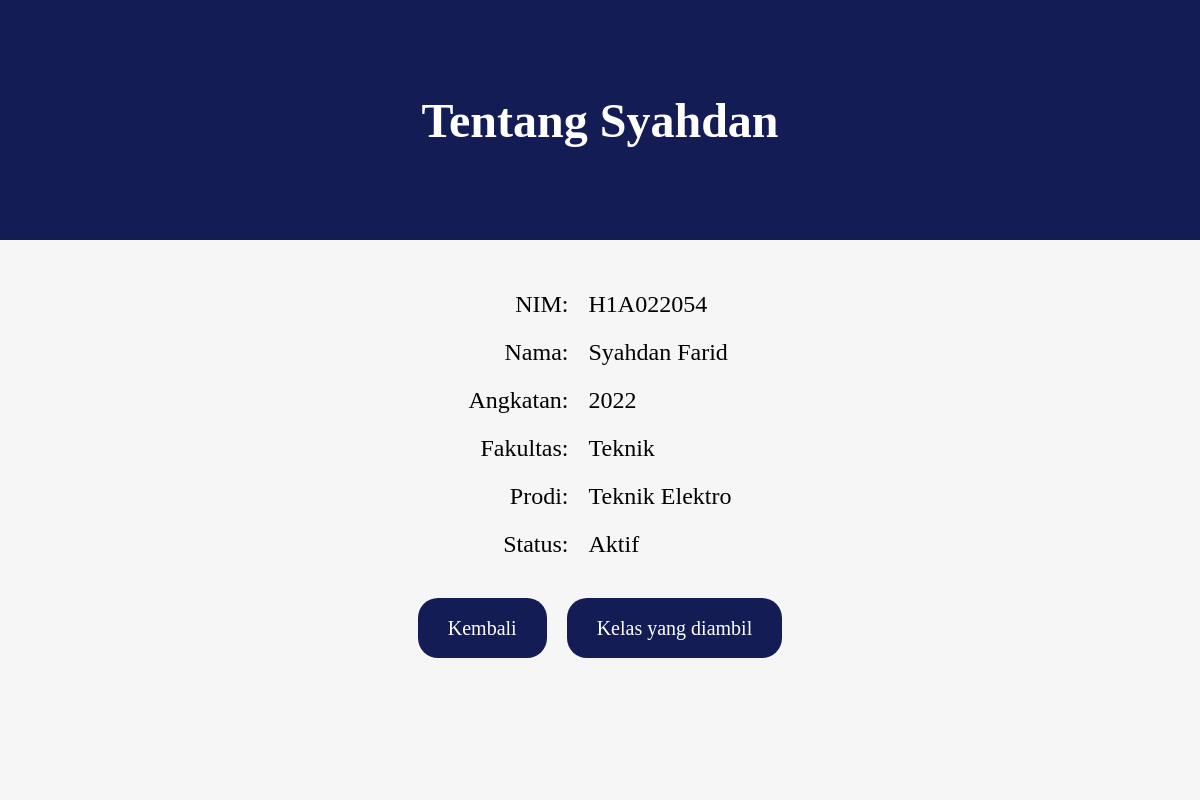
Screenshot of /tki/details/2 with the database file from the repository.
### tki/models.py (models this page shows, shortened)
class Tki(models.Model):
    firstname = models.CharField(max_length=255)
    lastname = models.CharField(max_length=255)
    nim = models.CharField(max_length=255, null=True)
    angkatan = models.CharField(max_length=255, null=True)
    fakultas = models.CharField(max_length=255, null=True)
    prodi = models.CharField(max_length=255, null=True)
    status = models.CharField(max_length=255, null=True)

### tki/views.py (the view)
# urls.py: path('tki/details/<int:id>', views.details, name='details'),
def details(request, id):
  sometki = Tki.objects.get(id=id)
  template = loader.get_template('details.html')
  context = {
    'sometki': sometki,
  }
  return HttpResponse(template.render(context, request))

### tki/templates/details.html (shortened to what this page needs)
{% extends "master.html" %}
{% block content %}
    <div class="header">
        <h1>
            Tentang {{sometki.firstname}}
        </h1>
    </div>
    <div class="bawah">
        <div class="content">
            <div class="form">
                <p>NIM: </p>
                <p>Nama: </p>
                <p>Angkatan: </p>
                <p>Fakultas: </p>
                <p>Prodi: </p>
                <p>Status: </p>
            </div>
            <div class="data">
                <p>{{sometki.nim}}</p>
                <p>{{sometki.firstname}} {{sometki.lastname}}</p>
                <p>{{sometki.angkatan}}</p>
                <p>{{sometki.fakultas}}</p>
                <p>{{sometki.prodi}}</p>
                <p>{{sometki.status}}</p>
            </div>
        </div>
        <div class="tombol">
            <a href="/tki">
                <btn class="back">Kembali</btn>
            </a>
            <a href="{{ sometki.id }}/matkul">
                <btn class="back">Kelas yang diambil</btn>
            </a>
        </div>
    </div>
{% endblock %}

### rows the page displays
Tki: firstname "Syahdan", nim "H1A022054", lastname "Farid", angkatan "2022", fakultas "Teknik", prodi "Teknik Elektro", status "Aktif"
